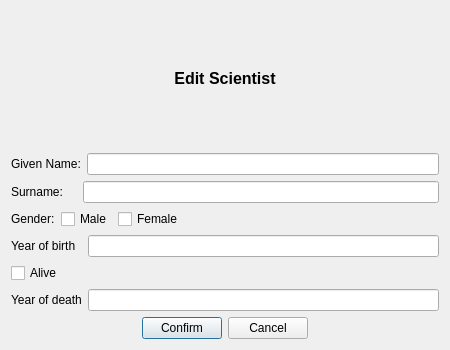
<?xml version="1.0" encoding="UTF-8"?>
<ui version="4.0">
 <class>DialogEditSci</class>
 <widget class="QDialog" name="DialogEditSci">
  <property name="geometry">
   <rect>
    <x>0</x>
    <y>0</y>
    <width>450</width>
    <height>350</height>
   </rect>
  </property>
  <property name="windowTitle">
   <string>Dialog</string>
  </property>
  <layout class="QVBoxLayout" name="verticalLayout_2">
   <item>
    <widget class="QLabel" name="label_Dialogname">
     <property name="text">
      <string>&lt;html&gt;&lt;head/&gt;&lt;body&gt;&lt;p&gt;&lt;span style=&quot; font-size:12pt; font-weight:600;&quot;&gt;Edit Scientist&lt;/span&gt;&lt;/p&gt;&lt;/body&gt;&lt;/html&gt;</string>
     </property>
     <property name="textFormat">
      <enum>Qt::RichText</enum>
     </property>
     <property name="scaledContents">
      <bool>false</bool>
     </property>
     <property name="alignment">
      <set>Qt::AlignCenter</set>
     </property>
    </widget>
   </item>
   <item>
    <layout class="QHBoxLayout" name="horizontalLayout_4">
     <item>
      <widget class="QLabel" name="label_name">
       <property name="text">
        <string>Given Name:</string>
       </property>
      </widget>
     </item>
     <item>
      <widget class="QLineEdit" name="lineEdit_name"/>
     </item>
    </layout>
   </item>
   <item>
    <layout class="QHBoxLayout" name="horizontalLayout_3">
     <item>
      <widget class="QLabel" name="label_surname">
       <property name="text">
        <string>Surname:    </string>
       </property>
      </widget>
     </item>
     <item>
      <widget class="QLineEdit" name="lineEdit_surname"/>
     </item>
    </layout>
   </item>
   <item>
    <layout class="QHBoxLayout" name="horizontalLayout">
     <item>
      <widget class="QLabel" name="label_gender">
       <property name="text">
        <string>Gender:</string>
       </property>
      </widget>
     </item>
     <item>
      <widget class="QCheckBox" name="checkBox_male">
       <property name="text">
        <string>Male</string>
       </property>
      </widget>
     </item>
     <item>
      <widget class="QCheckBox" name="checkBox_female">
       <property name="text">
        <string>Female</string>
       </property>
      </widget>
     </item>
     <item>
      <spacer name="horizontalSpacer">
       <property name="orientation">
        <enum>Qt::Horizontal</enum>
       </property>
       <property name="sizeHint" stdset="0">
        <size>
         <width>40</width>
         <height>20</height>
        </size>
       </property>
      </spacer>
     </item>
    </layout>
   </item>
   <item>
    <layout class="QHBoxLayout" name="horizontalLayout_2">
     <item>
      <widget class="QLabel" name="label_birth">
       <property name="text">
        <string>Year of birth  </string>
       </property>
      </widget>
     </item>
     <item>
      <widget class="QLineEdit" name="lineEdit_yearBirth"/>
     </item>
    </layout>
   </item>
   <item>
    <layout class="QVBoxLayout" name="verticalLayout">
     <item>
      <widget class="QCheckBox" name="checkBox_alive">
       <property name="text">
        <string>Alive</string>
       </property>
      </widget>
     </item>
     <item>
      <layout class="QHBoxLayout" name="horizontalLayout_5">
       <item>
        <widget class="QLabel" name="label_death">
         <property name="text">
          <string>Year of death</string>
         </property>
        </widget>
       </item>
       <item>
        <widget class="QLineEdit" name="lineEdit_yearDeth"/>
       </item>
      </layout>
     </item>
    </layout>
   </item>
   <item>
    <layout class="QHBoxLayout" name="horizontalLayout_6">
     <item>
      <spacer name="horizontalSpacer_3">
       <property name="orientation">
        <enum>Qt::Horizontal</enum>
       </property>
       <property name="sizeHint" stdset="0">
        <size>
         <width>40</width>
         <height>20</height>
        </size>
       </property>
      </spacer>
     </item>
     <item>
      <widget class="QPushButton" name="Button_confirm">
       <property name="text">
        <string>Confirm</string>
       </property>
      </widget>
     </item>
     <item>
      <widget class="QPushButton" name="Button_cancel">
       <property name="text">
        <string>Cancel</string>
       </property>
      </widget>
     </item>
     <item>
      <spacer name="horizontalSpacer_2">
       <property name="orientation">
        <enum>Qt::Horizontal</enum>
       </property>
       <property name="sizeHint" stdset="0">
        <size>
         <width>40</width>
         <height>20</height>
        </size>
       </property>
      </spacer>
     </item>
    </layout>
   </item>
  </layout>
 </widget>
 <resources/>
 <connections/>
</ui>
